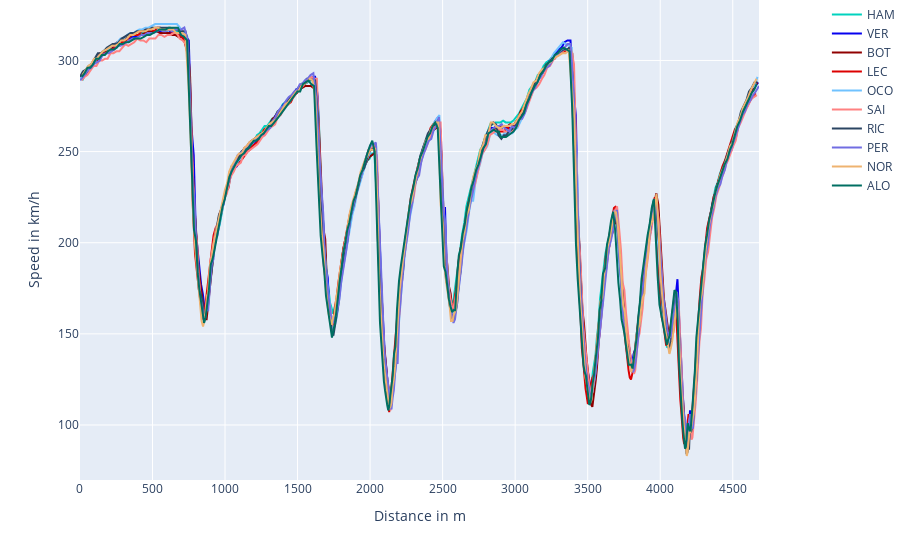

Notebook source saved alongside this figure:
### Code cell
drivers = pd.unique(session.laps['Driver'])

d1 = session.laps.pick_driver(drivers[0]).pick_fastest()
d2 = session.laps.pick_driver(drivers[1]).pick_fastest()
d3 = session.laps.pick_driver(drivers[2]).pick_fastest()
d4 = session.laps.pick_driver(drivers[3]).pick_fastest()
d5 = session.laps.pick_driver(drivers[4]).pick_fastest()
d6 = session.laps.pick_driver(drivers[5]).pick_fastest()
d7 = session.laps.pick_driver(drivers[6]).pick_fastest()
d8 = session.laps.pick_driver(drivers[7]).pick_fastest()
d9 = session.laps.pick_driver(drivers[8]).pick_fastest()
d10 = session.laps.pick_driver(drivers[9]).pick_fastest()

t1 = d1.get_car_data().add_distance()
t2 = d2.get_car_data().add_distance()
t3 = d3.get_car_data().add_distance()
t4 = d4.get_car_data().add_distance()
t5 = d5.get_car_data().add_distance()
t6 = d6.get_car_data().add_distance()
t7 = d7.get_car_data().add_distance()
t8 = d8.get_car_data().add_distance()
t9 = d9.get_car_data().add_distance()
t10 = d10.get_car_data().add_distance()

trace_d1 = go.Scatter(x=t1['Distance'], y=t1['Speed'], mode='lines', name=drivers[0], line=dict(color=driver_colors[driver_translate[drivers[0]]]))
trace_d2 = go.Scatter(x=t2['Distance'], y=t2['Speed'], mode='lines', name=drivers[1], line=dict(color=driver_colors[driver_translate[drivers[1]]]))
trace_d3 = go.Scatter(x=t3['Distance'], y=t3['Speed'], mode='lines', name=drivers[2], line=dict(color=driver_colors[driver_translate[drivers[2]]]))
trace_d4 = go.Scatter(x=t4['Distance'], y=t4['Speed'], mode='lines', name=drivers[3], line=dict(color=driver_colors[driver_translate[drivers[3]]]))
trace_d5 = go.Scatter(x=t5['Distance'], y=t5['Speed'], mode='lines', name=drivers[4], line=dict(color=driver_colors[driver_translate[drivers[4]]]))
trace_d6 = go.Scatter(x=t6['Distance'], y=t6['Speed'], mode='lines', name=drivers[5], line=dict(color=driver_colors[driver_translate[drivers[5]]]))
trace_d7 = go.Scatter(x=t7['Distance'], y=t7['Speed'], mode='lines', name=drivers[6], line=dict(color=driver_colors[driver_translate[drivers[6]]]))
trace_d8 = go.Scatter(x=t8['Distance'], y=t8['Speed'], mode='lines', name=drivers[7], line=dict(color=driver_colors[driver_translate[drivers[7]]]))
trace_d9 = go.Scatter(x=t9['Distance'], y=t9['Speed'], mode='lines', name=drivers[8], line=dict(color=driver_colors[driver_translate[drivers[8]]]))
trace_d10 = go.Scatter(x=t10['Distance'], y=t10['Speed'], mode='lines', name=drivers[9], line=dict(color=driver_colors[driver_translate[drivers[9]]]))

layout = go.Layout(
    xaxis=dict(title='Distance in m'),
    yaxis=dict(title='Speed in km/h'),
    legend=dict(x=1.1, y=1),
    margin=dict(t=0)
)

data = [trace_d1, trace_d2, trace_d3, trace_d4, trace_d5, trace_d6, trace_d7, trace_d8, trace_d9, trace_d10]

fig = go.Figure(data=data, layout=layout)

fig.show()

### Figure 1 — Plotly figure (JSON) as saved in the notebook; plotly's stock layout.template omitted (floating-point values rounded to 4 significant figures; data arrays with more than 128 entries replaced by an {"elided": "..."} marker saying what was removed)
{"data": [{"line": {"color": "#00d2be"}, "mode": "lines", "name": "HAM", "type": "scatter", "x": {"elided": "319 float values"}, "y": {"elided": "319 int values"}}, {"line": {"color": "#0600ef"}, "mode": "lines", "name": "VER", "type": "scatter", "x": {"elided": "320 float values"}, "y": {"elided": "320 int values"}}, {"line": {"color": "#900000"}, "mode": "lines", "name": "BOT", "type": "scatter", "x": {"elided": "319 float values"}, "y": {"elided": "319 int values"}}, {"line": {"color": "#dc0000"}, "mode": "lines", "name": "LEC", "type": "scatter", "x": {"elided": "322 float values"}, "y": {"elided": "322 int values"}}, {"line": {"color": "#70c2ff"}, "mode": "lines", "name": "OCO", "type": "scatter", "x": {"elided": "323 float values"}, "y": {"elided": "323 int values"}}, {"line": {"color": "#ff8181"}, "mode": "lines", "name": "SAI", "type": "scatter", "x": {"elided": "322 float values"}, "y": {"elided": "322 int values"}}, {"line": {"color": "#2b4562"}, "mode": "lines", "name": "RIC", "type": "scatter", "x": {"elided": "323 float values"}, "y": {"elided": "323 int values"}}, {"line": {"color": "#716de2"}, "mode": "lines", "name": "PER", "type": "scatter", "x": {"elided": "324 float values"}, "y": {"elided": "324 int values"}}, {"line": {"color": "#eeb370"}, "mode": "lines", "name": "NOR", "type": "scatter", "x": {"elided": "321 float values"}, "y": {"elided": "321 int values"}}, {"line": {"color": "#006f62"}, "mode": "lines", "name": "ALO", "type": "scatter", "x": {"elided": "324 float values"}, "y": {"elided": "324 int values"}}], "layout": {"legend": {"x": 1.1, "y": 1}, "margin": {"t": 0}, "xaxis": {"title": {"text": "Distance in m"}}, "yaxis": {"title": {"text": "Speed in km/h"}}}}
